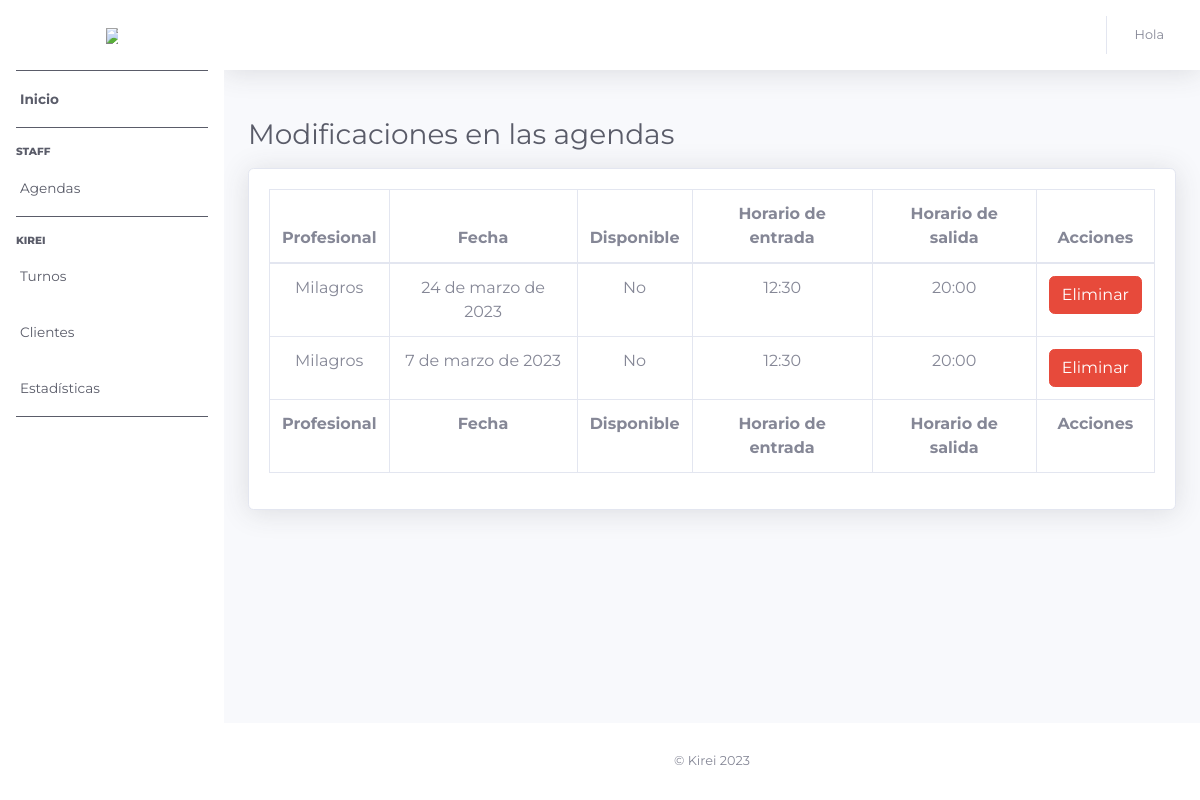
Screenshot of /agenda/modifications/all with the database file from the repository.
### agendas/models.py (models this page shows, shortened)
class AgendaModifications(models.Model):
    agenda = models.ForeignKey(Agenda, on_delete=models.CASCADE)
    date = models.DateField()
    start_time = models.CharField(
        blank=True,
        null=True,
        max_length=5,
        choices=[
            ("8:00", "8:00 AM"),
            ("8:30", "8:30 AM"),
            ("9:00", "9:00 AM"),
            ("9:30", "9:30 AM"),
            ("10:00", "10:00 AM"),
            ("10:30", "10:30 AM"),
            ("11:00", "11:00 AM"),
            ("11:30", "11:30 AM"),
            ("12:00", "12:00 PM"),
            ("12:30", "12:30 PM"),
            ("13:00", "13:00 PM"),
            ("13:30", "13:30 PM"),
            ("14:00", "14:00 PM"),
            ("14:30", "14:30 PM"),
            ("15:00", "15:00 PM"),
            ("15:30", "15:30 PM"),
            ("16:00", "16:00 PM"),
            ("16:30", "16:30 PM"),
            ("17:00", "17:00 PM"),
            ("17:30", "17:30 PM"),
            ("18:00", "18:00 PM"),
            ("18:30", "18:30 PM"),
            ("19:00", "19:00 PM"),
            ("19:30", "19:30 PM"),
        ],
    )
    end_time = models.CharField(
        blank=True,
        null=True,
        max_length=5,
        choices=[
            ("8:30", "8:30 AM"),
            ("9:00", "9:00 AM"),
            ("9:30", "9:30 AM"),
            ("10:00", "10:00 AM"),
            ("10:30", "10:30 AM"),
            ("11:00", "11:00 AM"),
            ("11:30", "11:30 AM"),
            ("12:00", "12:00 PM"),
            ("12:30", "12:30 PM"),
            ("13:00", "13:00 PM"),
            ("13:30", "13:30 PM"),
            ("14:00", "14:00 PM"),
            ("14:30", "14:30 PM"),
            ("15:00", "15:00 PM"),
            ("15:30", "15:30 PM"),
            ("16:00", "16:00 PM"),
            ("16:30", "16:30 PM"),
            ("17:00", "17:00 PM"),
            ("17:30", "17:30 PM"),
            ("18:00", "18:00 PM"),
            ("18:30", "18:30 PM"),
            ("19:00", "19:00 PM"),
            ("19:30", "19:30 PM"),
            ("20:00", "20:00 PM"),
        ],
    )
    available = models.BooleanField(default=True)

class Agenda(models.Model):
    professional = models.ForeignKey(Professional, on_delete=models.CASCADE)
    start_time = models.CharField(
        max_length=5,
        choices=[
            ("8:00", "8:00 AM"),
            ("8:30", "8:30 AM"),
            ("9:00", "9:00 AM"),
            ("9:30", "9:30 AM"),
            ("10:00", "10:00 AM"),
            ("10:30", "10:30 AM"),
            ("11:00", "11:00 AM"),
            ("11:30", "11:30 AM"),
            ("12:00", "12:00 PM"),
            ("12:30", "12:30 PM"),
            ("13:00", "13:00 PM"),
            ("13:30", "13:30 PM"),
            ("14:00", "14:00 PM"),
            ("14:30", "14:30 PM"),
            ("15:00", "15:00 PM"),
            ("15:30", "15:30 PM"),
            ("16:00", "16:00 PM"),
            ("16:30", "16:30 PM"),
            ("17:00", "17:00 PM"),
            ("17:30", "17:30 PM"),
            ("18:00", "18:00 PM"),
            ("18:30", "18:30 PM"),
            ("19:00", "19:00 PM"),
            ("19:30", "19:30 PM"),
        ],
    )
    end_time = models.CharField(
        max_length=5,
        choices=[
            ("8:30", "8:30 AM"),
            ("9:00", "9:00 AM"),
            ("9:30", "9:30 AM"),
            ("10:00", "10:00 AM"),
            ("10:30", "10:30 AM"),
            ("11:00", "11:00 AM"),
            ("11:30", "11:30 AM"),
            ("12:00", "12:00 PM"),
            ("12:30", "12:30 PM"),
            ("13:00", "13:00 PM"),
            ("13:30", "13:30 PM"),
            ("14:00", "14:00 PM"),
            ("14:30", "14:30 PM"),
            ("15:00", "15:00 PM"),
            ("15:30", "15:30 PM"),
            ("16:00", "16:00 PM"),
            ("16:30", "16:30 PM"),
            ("17:00", "17:00 PM"),
            ("17:30", "17:30 PM"),
            ("18:00", "18:00 PM"),
            ("18:30", "18:30 PM"),
            ("19:00", "19:00 PM"),
            ("19:30", "19:30 PM"),
            ("20:00", "20:00 PM"),
        ],
    )

### professionals/models.py (models this page shows)
class Professional(models.Model):
    professional = models.CharField(max_length=255)
    services = models.ManyToManyField(Service)
    start_date = models.DateField()
    def __str__(self):
        return self.professional

### agendas/views.py (the view)
def agenda_modifications_list(request):
    modifications = AgendaModifications.objects.all()
    return render(
        request, "agendas/all_modifications.html", {"modifications": modifications}
    )

### carts/context_processors.py (called while the page is built)
def cart_total_quantity(request):
    total_quantity = 0
    cart = request.session.get("cart", {})
    for item in cart.values():
        total_quantity += item["quantity"]
    return {"cart_total_quantity": total_quantity}

### agendas/templates/agendas/all_modifications.html (shortened to what this page needs)
{% extends 'staff/base.html'%}
{% block content %}
    <div class="d-flex justify-content-between align-items-center mb-3">
        <h1 class="h3 mb-0 text-gray-800 d-inline-block align-middle">Modificaciones en las agendas</h1>
    </div>
    <div class="card shadow mb-4">
        <div class="card-body">
            <div class="table-responsive">
                <table class="table table-bordered text-center" id="dataTable" width="100%" cellspacing="0">
                    <thead>
                        <tr>
                            <th>Profesional</th>
                            <th>Fecha</th>
                            <th>Disponible</th>
                            <th>Horario de entrada</th>
                            <th>Horario de salida</th>
                            <th>Acciones</th>
                        </tr>
                    </thead>
                    <tfoot>
                        <tr>
                            <th>Profesional</th>
                            <th>Fecha</th>
                            <th>Disponible</th>
                            <th>Horario de entrada</th>
                            <th>Horario de salida</th>
                            <th>Acciones</th>
                        </tr>
                    </tfoot>
                    <tbody>
                        {% for modification in modifications %}
                        <tr>
                            <td>{{modification.agenda.professional}}</td>
                            <td>{{ modification.date}}</td>
                            <td>{% if modification.available %}Si{% else %}No{% endif %}</td>
                            <td>{% if modification.start_time == None %}---{% else %}{{ modification.start_time }}{% endif %}</td>
                            <td>{% if modification.end_time == None %}---{% else %}{{ modification.end_time }}{% endif %}</td>
                            <td>
                                <button type="button" class="btn btn-danger delete-modification-agenda" data-id="{{ modification.pk }}">
                                    Eliminar
                                </button>
                            </td>
                        </tr>
                        {% endfor %}
                    </tbody>
                </table>
            </div>
        </div>
    </div>
{% endblock %}

### rows the page displays
AgendaModifications: agenda.professional "Milagros", date "24 de marzo de 2023", available "No", start_time "12:30", end_time "20:00"
AgendaModifications: agenda.professional "Milagros", date "7 de marzo de 2023", available "No", start_time "12:30", end_time "20:00"
